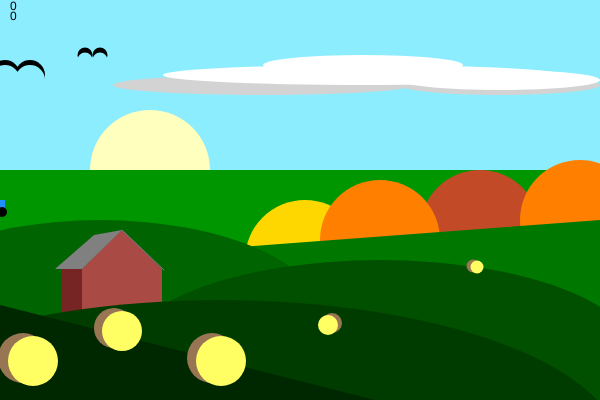
Frame 1 (no input)
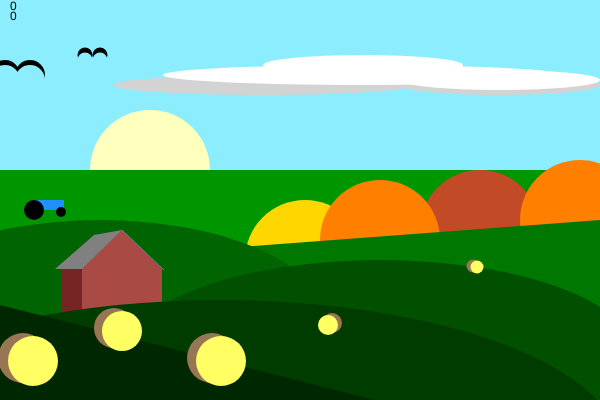
Frame 60 (no input)
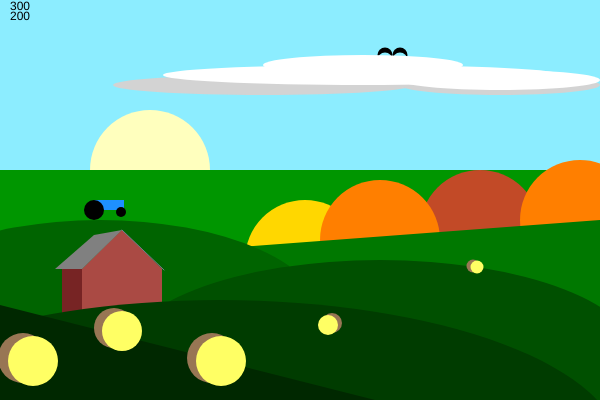
Frame 120 (the mouse pressed at the canvas centre since frame 60)

The p5.js sketch that drew these frames (run headless with seeded random() and noise() and a simulated clock; from frame 60 on, the mouse is pressed at the canvas centre):

// p5.js sketch
// ── sketch.js
let x = 0

let x1 = 2

function setup() {
  createCanvas(600, 400);

  textOutput();

  x = -25;

  x1 = 2;
}

function draw() {
  background(140, 237, 255);

  // Draws sun
  noStroke();
  fill(255,255,190);
  circle(150,170,120);

  // Draws bird
  fill(0)

  // Draw bird at the mouse position
  push();
  translate(mouseX, 50);
  circle(30, 25, 30);
  circle(5, 25, 30);
  pop();

  fill(140, 237, 255)
  // Draws shapes to form wings the mouse position
  push();
  translate(mouseX, 50);
  circle(30, 30, 30);
  circle(5, 30, 30);
  pop();

  // Draws bird II
  fill(0)

  // Draw bird at the mouse position
  push();
  translate(mouseX, 50);
  circle(100, 5, 15);
  circle(85, 5, 15);
  pop();

  fill(140, 237, 255)
  // Draws shapes to form wings the mouse position
  push();
  translate(mouseX, 50);
  circle(100, 10, 15);
  circle(85, 10, 15);
  pop();

  // Draws cloud shadow (upper)
  noStroke();
  fill(211, 211, 211);
  ellipse(263,85,300,20);

  // Draws cloud shadow (lower)
  noStroke();
  fill(211, 211, 211);
  ellipse(500,85,200,20);
  
  // Draws clouds (top)
  noStroke();
  fill(255, 255, 255);
  ellipse(363,75,400,20);

  // Draws clouds (middle left)
  noStroke();
  fill(255, 255, 255);
  ellipse(363,65,200,20);

  // Draws clouds (bottom right)
  noStroke();
  fill(255, 255, 255);
  ellipse(500,80,200,20);

  // Draws farthest landscape "Hill"
  noStroke();
  fill(0,150,0);
  rect(0,170,600,220);

  // Draws tractor
  fill(30, 144, 255);
  square(x, 200, 10);
  rect(x, 200, 30,10);
  fill(0);
  circle(x,210,20);
  circle(x,210,10);

  // Move the object to the right
  x += 1;
  
  // Reset to the left side
  if (x > width + 25) {
    x = -25;
  }

  // Draws tractor
  fill(0);
  circle(x1,212,10);

  // Move the object to the right
  x1 += 1;
  
  // Reset to the left side
  if (x1 > width + 25) {
    x1 = -25;
  }

  // Draws yellow tree 1 of tree line (left to right)
  noStroke();
  fill(255, 215, 0);
  circle(305,260,120);
  
  // Draws red tree 3 of tree line
  noStroke();
  fill(194, 74, 39);
  circle(480,230,120);
  
  // Draws orange tree 2 of tree line
  noStroke();
  fill(255, 127, 0);
  circle(380,240,120);

  // Draws orange tree 4 of tree line
  noStroke();
  fill(255, 127, 0);
  circle(580,220,120);

  // Draws second to farthest landscape
  noStroke();
  fill(0,120,0);
  triangle(200,250,600,220,600,325)

  // Draws top left part of landscape "Hill"
  noStroke();
  fill(0,100,0);
  ellipse(100,320,450,200);

  // Draws shadow for peak of barn
  noStroke();
  fill(170, 74, 68);
  triangle(82,269,122,230,162,269);

  // Draws shadow for barn
  noStroke();
  fill(119, 36, 36);
  rect(62,269,80,50);
  
  // Draws peak of barn
  noStroke();
  fill(170, 74, 68);
  triangle(82,269,122,230,162,269);

  // Draws barn
  noStroke();
  fill(170, 74, 68);
  rect(82,269,80,50);

  // Draws left half roof of barn
  noStroke();
  fill(128, 128, 128);
  quad(55,269,94,235,122,230,82,269);

  // Draws right half roof of barn
  strokeWeight(1);
  stroke(112, 128, 144);
  line(122,230,164,270);

  // Draws middle right part of landscape "Hill"
  noStroke();
  strokeWeight(1);
  fill(0,80,0);
  ellipse(380,360,520,200);

  // Draws bottom part of landscape
  noStroke();
  strokeWeight(1);
  fill(0,60,0);
  ellipse(220,450,800,300);

  // Draws bottom left part of landscape
  noStroke();
  fill(0,40,0);
  triangle(0,305,375,400,0,400);

  // Draws right hay bale shadow
  noStroke();
  fill(152, 118, 84);
  circle(212,358,50);

  // Draws right hay bale
  noStroke();
  fill(255,255,100);
  circle(221,361,50);

  // Draws middle hay bale shadow
  noStroke();
  fill(152, 118, 84);
  circle(114,328,40);

  // Draws middle hay bale
  noStroke();
  fill(255,255,100);
  circle(122,331,40);

  // Draws left hay bale shadow
  noStroke();
  fill(152, 118, 84);
  circle(23,358,50);

  // Draws left hay bale
  noStroke();
  fill(255,255,100);
  circle(33,361,50);

  // Draws distant hay bale shadow on left
  noStroke();
  fill(152, 118, 84);
  circle(332,323,20);

  // Draws distant hay bale on left
  noStroke();
  fill(255,255,100);
  circle(328,325,20);

  // Draws distant middle hay bale shadow
  noStroke();
  fill(152, 118, 84);
  circle(473,266,13);

  // Draws distant middle hay bale
  noStroke();
  fill(255,255,100);
  circle(477,267,13);

  fill(0);
  text(mouseX, 10, 10);
  text(mouseY, 10, 20);
}
